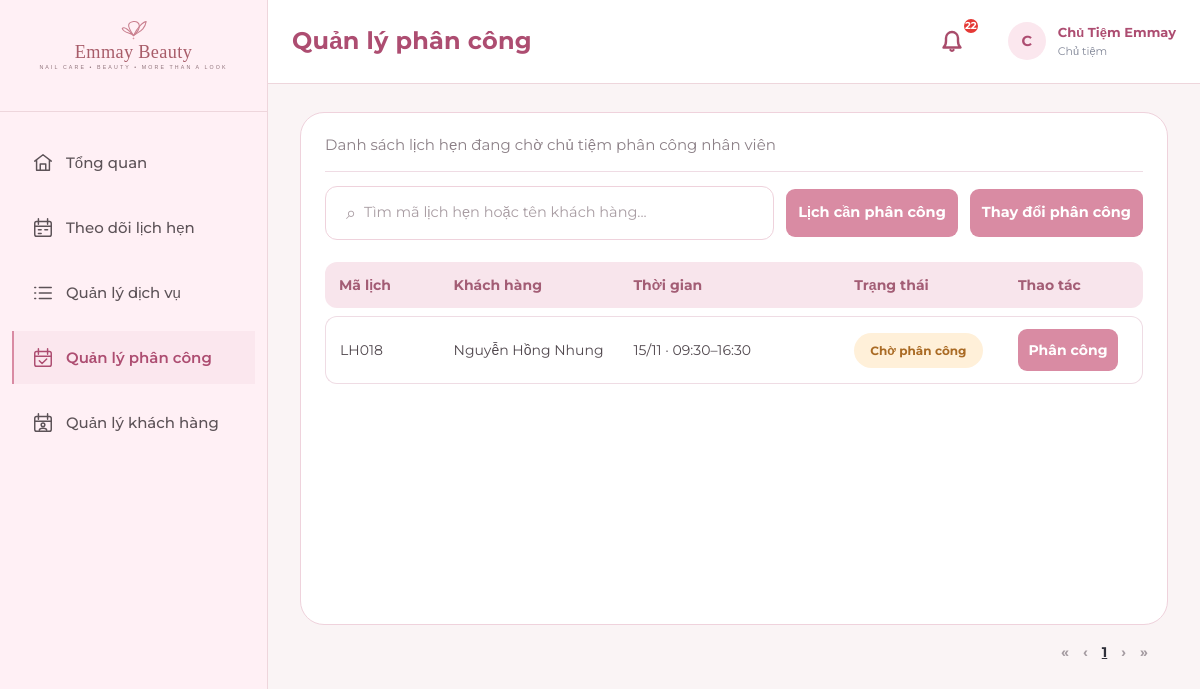
Page /owner/assignments/ (signed in) on the earlier database version.
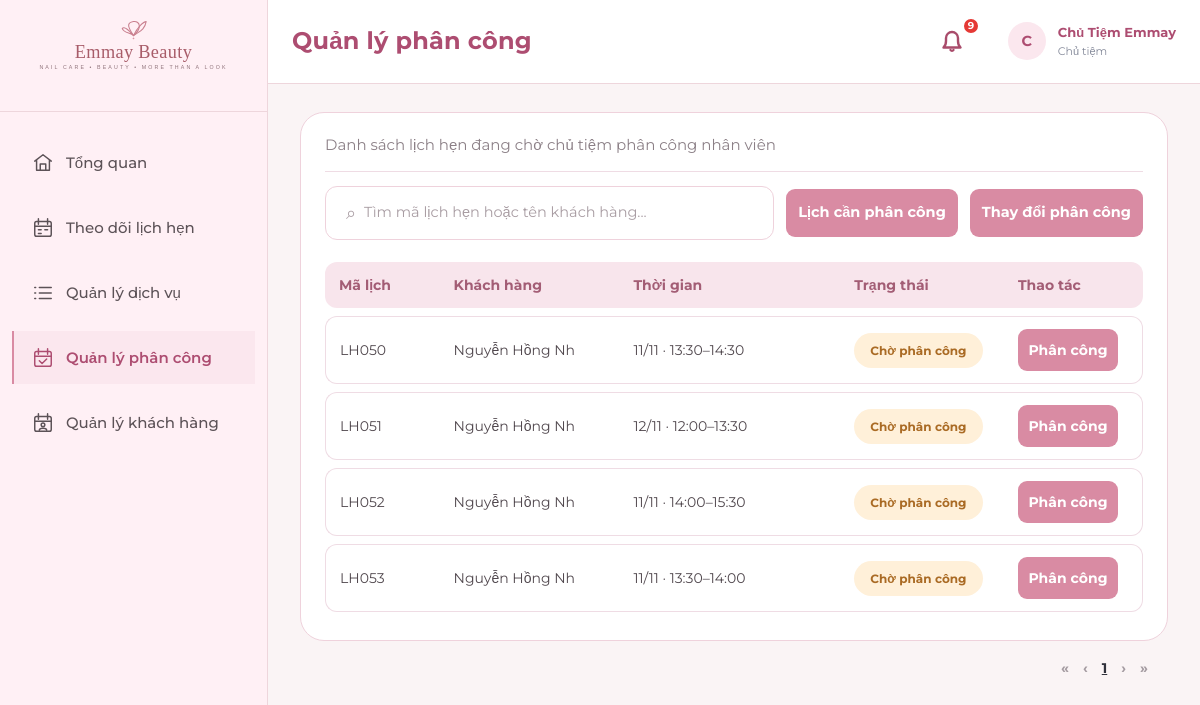
Same page on the later database version.
### apps/appointments/models.py (models this page shows, shortened)
class LichHen(models.Model):
    TRANG_THAI_CHOICES = [
        ('Chờ xác nhận', 'Chờ xác nhận'),
        ('Đã xác nhận', 'Đã xác nhận'),
        ('Hoàn thành', 'Hoàn thành'),
        ('Hủy', 'Hủy'),
        ('Không đến', 'Không đến'),
    ]
    ma_lich_hen = models.CharField(max_length=10, primary_key=True, verbose_name='Mã lịch hẹn')
    khach_hang = models.ForeignKey(KhachHang, on_delete=models.PROTECT, related_name='lich_hen', verbose_name='Khách hàng')
    tai_khoan_huy = models.ForeignKey(
        TaiKhoan, on_delete=models.SET_NULL, null=True, blank=True,
        related_name='lich_hen_da_huy', verbose_name='Tài khoản hủy'
    )
    ngay_gio_bat_dau = models.DateTimeField(verbose_name='Ngày giờ bắt đầu')
    ten_lien_he = models.CharField(max_length=100, verbose_name='Tên liên hệ')
    so_dien_thoai_lien_he = models.CharField(
        max_length=10, validators=[phone_validator], verbose_name='SĐT liên hệ'
    )
    trang_thai = models.CharField(
        max_length=30, choices=TRANG_THAI_CHOICES, default='Chờ xác nhận',
        verbose_name='Trạng thái'
    )
    thoi_diem_huy = models.DateTimeField(null=True, blank=True, verbose_name='Thời điểm hủy')
    thoi_diem_tao = models.DateTimeField(auto_now_add=True, verbose_name='Thời điểm tạo')
    class Meta:
        db_table = 'LichHen'
        verbose_name = 'Lịch Hẹn'
        verbose_name_plural = 'Lịch Hẹn'
        ordering = ['-ngay_gio_bat_dau']
    @property
    def tong_thoi_luong(self):
        return sum(ct.thoi_luong_dat for ct in self.chi_tiet.all())
    @property
    def ngay_gio_ket_thuc(self):
        return self.ngay_gio_bat_dau + timedelta(minutes=self.tong_thoi_luong)

class ChiTietLichHen(models.Model):
    lich_hen = models.ForeignKey(LichHen, on_delete=models.CASCADE, related_name='chi_tiet', verbose_name='Lịch hẹn')
    dich_vu = models.ForeignKey(DichVu, on_delete=models.PROTECT, related_name='chi_tiet_lich_hen', verbose_name='Dịch vụ gốc')
    ten_dich_vu_dat = models.CharField(max_length=60, verbose_name='Tên dịch vụ lúc đặt')
    don_gia_dat = models.DecimalField(max_digits=12, decimal_places=0, verbose_name='Đơn giá lúc đặt')
    thoi_luong_dat = models.SmallIntegerField(verbose_name='Thời lượng lúc đặt (phút)')
    ghi_chu_thuc_hien = models.CharField(max_length=255, blank=True, null=True, verbose_name='Ghi chú thực hiện')
    class Meta:
        db_table = 'ChiTietLichHen'
        verbose_name = 'Chi Tiết Lịch Hẹn'
        verbose_name_plural = 'Chi Tiết Lịch Hẹn'
        unique_together = ('lich_hen', 'dich_vu')

### apps/assignments/views.py (the view)
# urls.py: path('assignments/', assignment_views.owner_assignments_list, name='assignments_list'),
@owner_required
def owner_assignments_list(request):
    appointments = LichHen.objects.filter(
        trang_thai__in=['Chờ xác nhận', 'Đã xác nhận']
    ).prefetch_related('phan_cong__nhan_vien', 'chi_tiet').order_by('thoi_diem_tao', 'pk')
    employees = NhanVien.objects.all()
    mode = 'change' if request.GET.get('mode') == 'change' else 'pending'
    query = request.GET.get('q', '').strip()
    active_assignment = PhanCong.objects.filter(lich_hen_id=OuterRef('pk'), dang_phu_trach=True)
    appointments = appointments.annotate(has_active_assignment=Exists(active_assignment)).filter(
        has_active_assignment=(mode == 'change')
    )
    if query:
        appointments = appointments.filter(Q(ma_lich_hen__icontains=query) | Q(ten_lien_he__icontains=query))
    page_obj = Paginator(appointments, 4).get_page(request.GET.get('page'))
    pagination_query = request.GET.copy()
    pagination_query.pop('page', None)
    return render(request, 'owner/assignments_management.html', {
        'appointments': page_obj,
        'page_obj': page_obj,
        'page_range': page_obj.paginator.get_elided_page_range(page_obj.number),
        'pagination_query': pagination_query.urlencode(),
        'employees': employees,
        'mode': mode,
        'query': query,
    })

### apps/notifications/context_processors.py (called while the page is built)
def notifications_processor(request):
    context = {
        'unread_notifications_count': 0,
        'recent_notifications': [],
        'unread_rejection_ids': [],
    }
    if request.user.is_authenticated:
        try:
            tai_khoan = getattr(request.user, 'tai_khoan', None)
            if tai_khoan:
                user_notifications = ThongBao.objects.filter(tai_khoan=tai_khoan)
                context['unread_notifications_count'] = user_notifications.filter(da_doc=False).count()
                if tai_khoan.vai_tro == 'Chủ Tiệm':
                    context['unread_rejection_ids'] = list(user_notifications.filter(da_doc=False, loai_thong_bao='Từ chối').values_list('pk', flat=True))
                context['recent_notifications'] = user_notifications.order_by('-thoi_diem_tao')[:8]
        except Exception:
            pass
    return context

### templates/owner/assignments_management.html (shortened to what this page needs)
{% extends 'owner/overview.html' %}
{% block body_class %} owner-overview owner-assignments{% endblock %}
{% block page_title %}Quản lý phân công{% endblock %}
{% block extra_css %}
<link rel="stylesheet" href="/static/css/owner-overview.css">
{% endblock %}
{% block content %}
<section class="assignment-card">
  <p class="assignment-description">{% if mode == 'change' %}Danh sách lịch hẹn đã phân công nhân viên{% else %}Danh sách lịch hẹn đang chờ chủ tiệm phân công nhân viên{% endif %}</p>
  <div class="assignment-toolbar">
    <form class="assignment-search" method="get" role="search">
      <button type="submit" aria-label="Tìm kiếm">⌕</button><input name="q" type="search" value="{{ query }}" aria-label="Tìm mã lịch hẹn hoặc tên khách hàng" placeholder="Tìm mã lịch hẹn hoặc tên khách hàng...">
    </form>
    <a class="assignment-tab" href="{% url 'owner:assignments_list' %}">Lịch cần phân công</a>
    <a class="assignment-tab" href="{% url 'owner:assignments_list' %}?mode=change">Thay đổi phân công</a>
  </div>
  {% if appointments or mode == 'change' and query %}
  <div class="assignment-table-wrap"><table class="assignment-table">
    <thead><tr><th>Mã lịch</th><th>Khách hàng</th><th>Thời gian</th><th>Trạng thái</th><th>Thao tác</th></tr></thead>
    <tbody>{% for a in appointments %}
      <tr class="assignment-row"><td>{{ a.ma_lich_hen }}</td><td>{{ a.ten_lien_he }}</td><td>{{ a.ngay_gio_bat_dau|date:'d/m · H:i' }}–{{ a.ngay_gio_ket_thuc|date:'H:i' }}</td><td><span class="assignment-badge">{% if mode == 'change' %}Đã phân công{% else %}Chờ phân công{% endif %}</span></td><td><a class="assignment-action" href="{% url 'owner:assign_staff' a.pk %}{% if mode == 'change' %}?change=1{% endif %}">{% if mode == 'change' %}Thay đổi{% else %}Phân công{% endif %}</a></td></tr>
    {% empty %}<tr><td class="assignment-empty" colspan="5">{% if query %}Không tìm thấy lịch hẹn phù hợp.{% elif mode == 'change' %}Hiện không có lịch hẹn đã phân công.{% else %}Hiện không có lịch hẹn nào cần phân công.{% endif %}</td></tr>{% endfor %}</tbody>
  </table></div>
  {% endif %}
</section>
<nav class="assignment-pagination" aria-label="Phân trang lịch phân công">
  {% if page_obj.has_previous %}<a href="?{% if pagination_query %}{{ pagination_query }}&amp;{% endif %}page=1" aria-label="Trang đầu">«</a><a href="?{% if pagination_query %}{{ pagination_query }}&amp;{% endif %}page={{ page_obj.previous_page_number }}" aria-label="Trang trước">‹</a>{% else %}<span aria-disabled="true">«</span><span aria-disabled="true">‹</span>{% endif %}
  {% for number in page_range %}{% if number == page_obj.paginator.ELLIPSIS %}<span>…</span>{% elif number == page_obj.number %}<span aria-current="page">{{ number }}</span>{% else %}<a href="?{% if pagination_query %}{{ pagination_query }}&amp;{% endif %}page={{ number }}">{{ number }}</a>{% endif %}{% endfor %}
  {% if page_obj.has_next %}<a href="?{% if pagination_query %}{{ pagination_query }}&amp;{% endif %}page={{ page_obj.next_page_number }}" aria-label="Trang sau">›</a><a href="?{% if pagination_query %}{{ pagination_query }}&amp;{% endif %}page={{ page_obj.paginator.num_pages }}" aria-label="Trang cuối">»</a>{% else %}<span aria-disabled="true">›</span><span aria-disabled="true">»</span>{% endif %}
</nav>
{% endblock %}

Differences in the rows shown:
no longer on this page (row edited): LichHen: ma_lich_hen "LH018", ten_lien_he "Nguyễn Hồng Nhung", ngay_gio_bat_dau "15/11 · 09:30", ngay_gio_ket_thuc "16:30"
added LichHen: ma_lich_hen "LH050", ten_lien_he "Nguyễn Hồng Nh", ngay_gio_bat_dau "11/11 · 13:30", ngay_gio_ket_thuc "14:30"
added LichHen: ma_lich_hen "LH051", ten_lien_he "Nguyễn Hồng Nh", ngay_gio_bat_dau "12/11 · 12:00", ngay_gio_ket_thuc "13:30"
added LichHen: ma_lich_hen "LH052", ten_lien_he "Nguyễn Hồng Nh", ngay_gio_bat_dau "11/11 · 14:00", ngay_gio_ket_thuc "15:30"
added LichHen: ma_lich_hen "LH053", ten_lien_he "Nguyễn Hồng Nh", ngay_gio_bat_dau "11/11 · 13:30", ngay_gio_ket_thuc "14:00"
Other differences:
{{ unread_notifications_count }}: "22" → "9"
